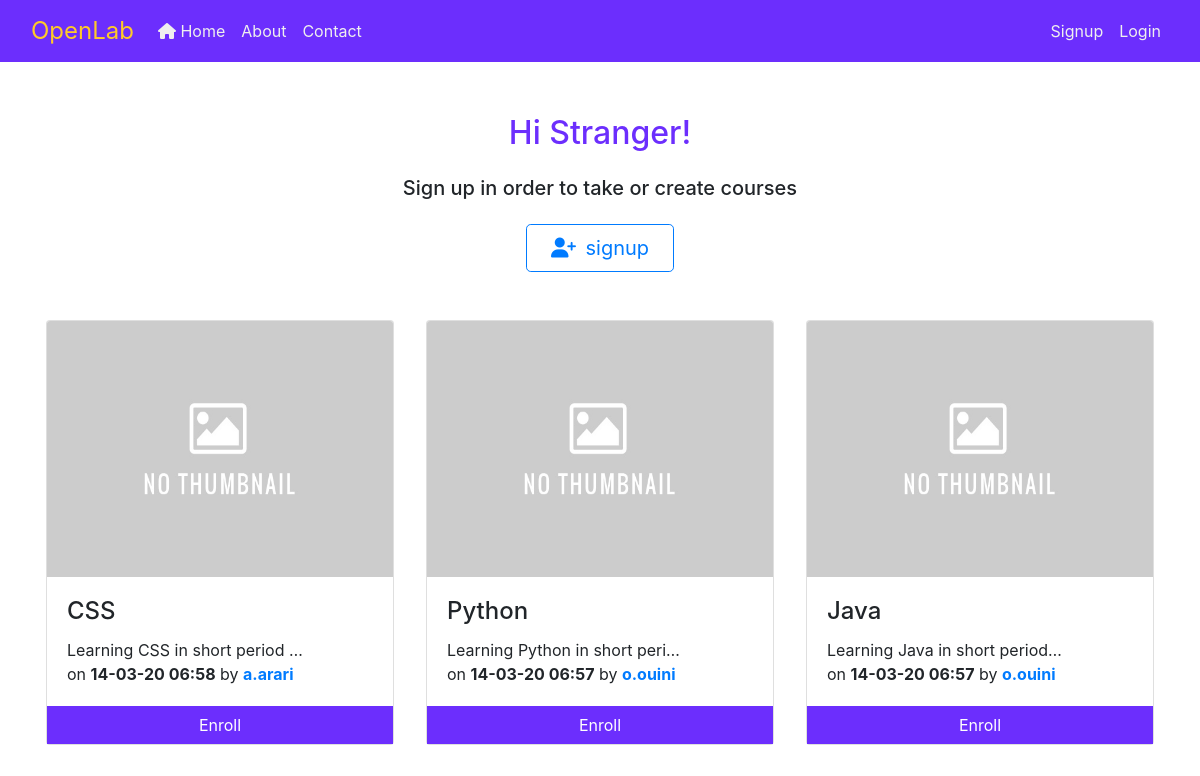
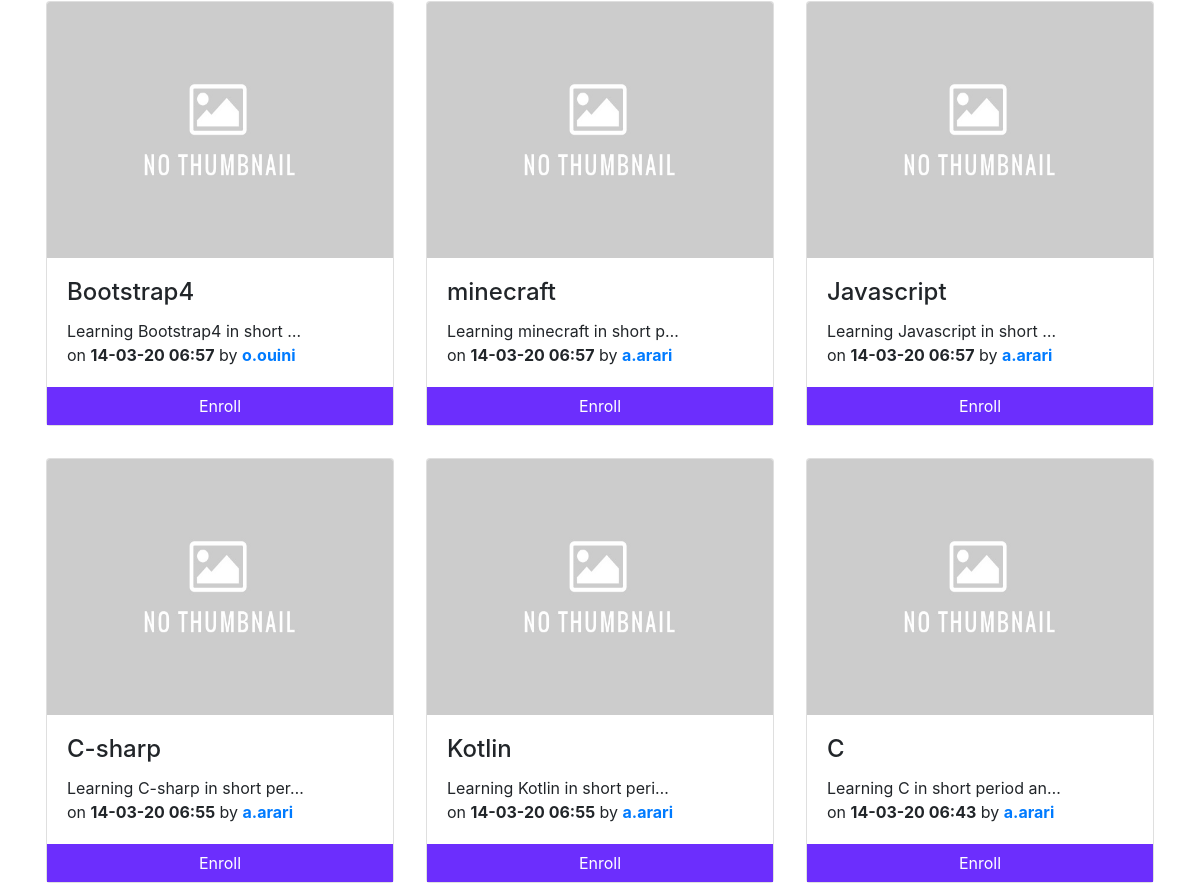
The app's page / (upper part), older data (2 pictures, top to bottom).
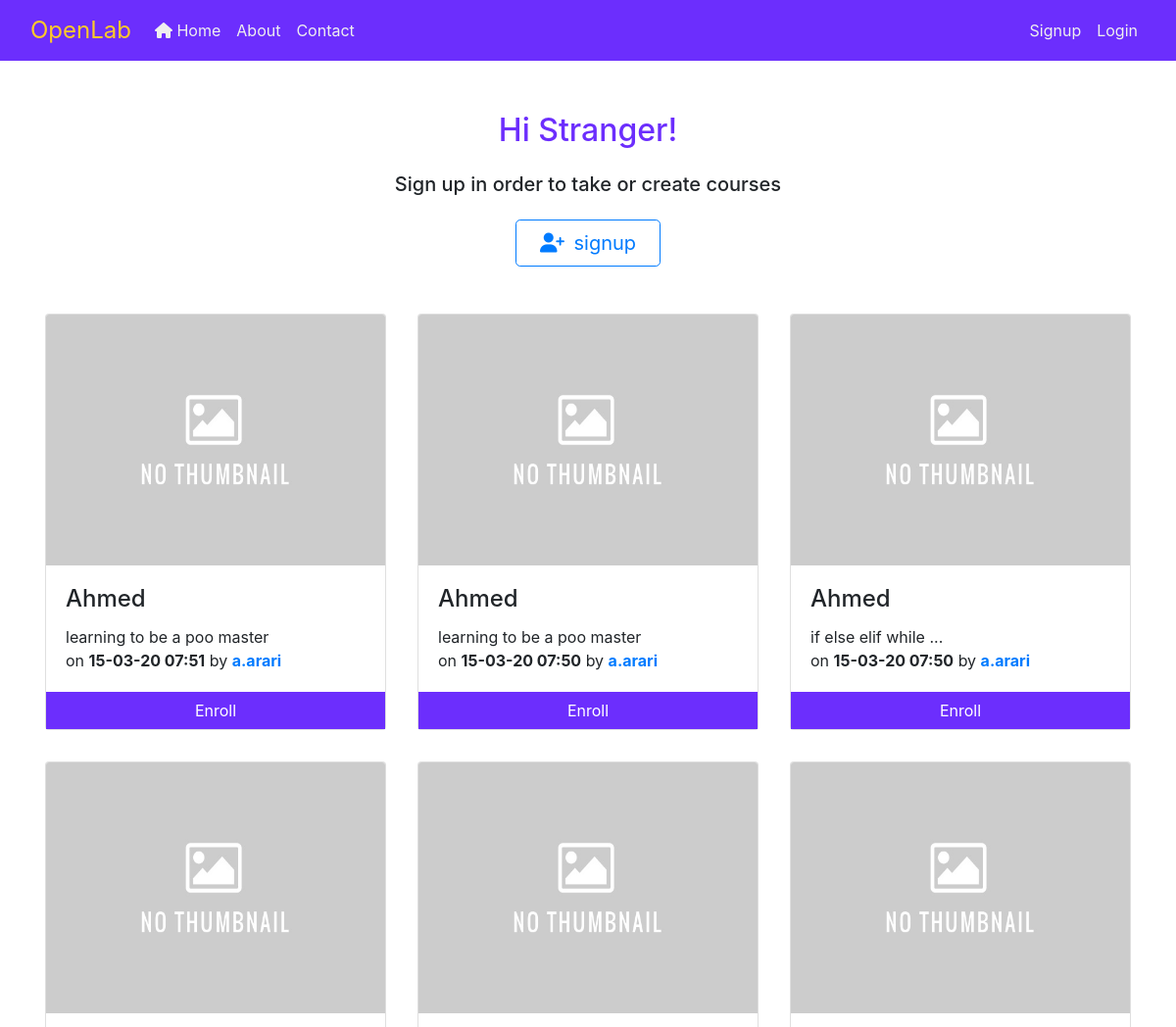
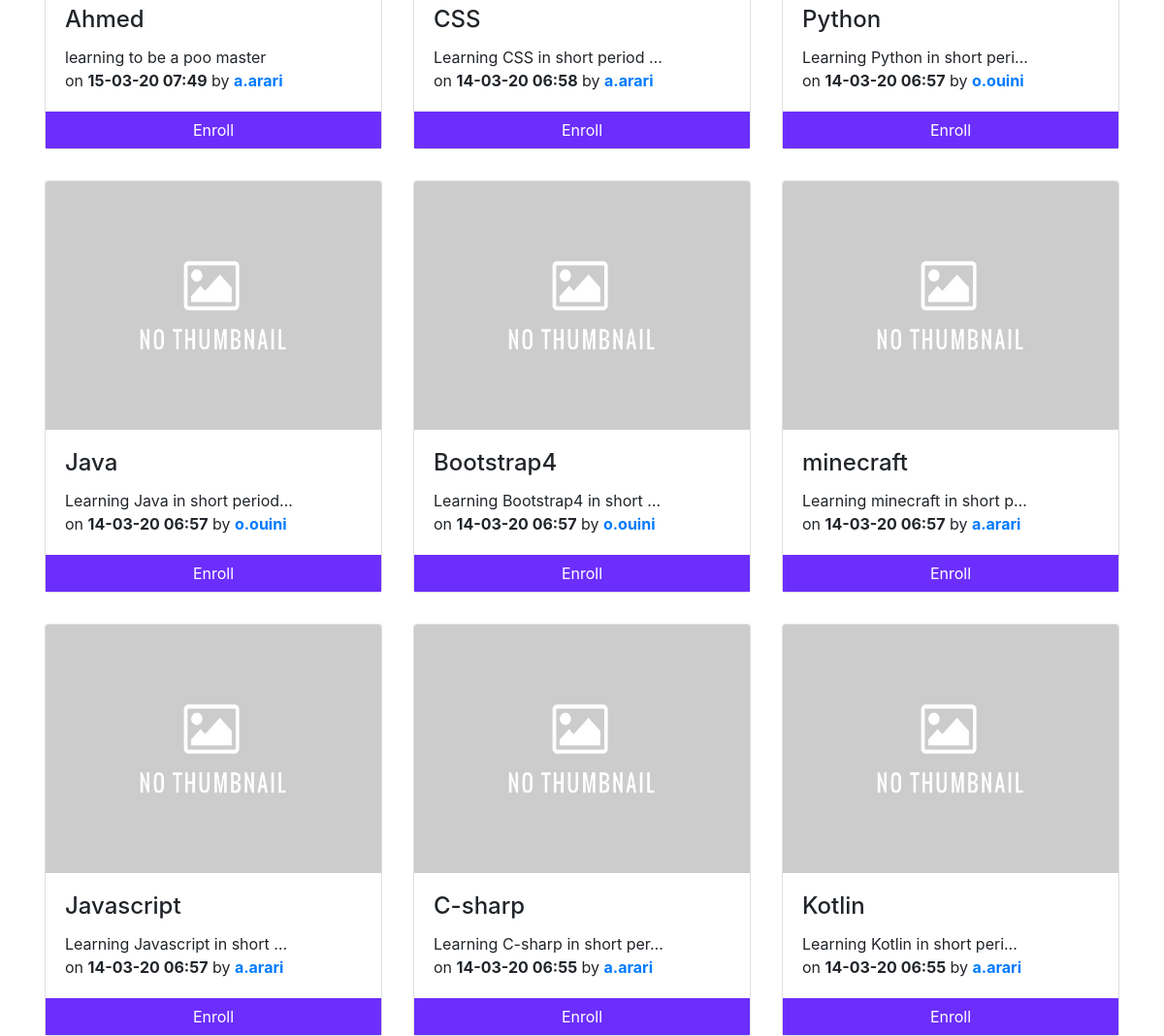
The same page, newer data (2 pictures, top to bottom).
### courses/models.py (models this page shows, shortened)
class Course(models.Model):
	slug 		= models.SlugField(unique=True)
	name 		= models.CharField(max_length=50)
	detail 		= models.CharField(max_length=250, verbose_name='About the course')
	thumbnail 	= models.ImageField(upload_to='courses/thumbnails/', null=True)
	teacher 	= models.ForeignKey(Teacher, on_delete=models.CASCADE)
	students 	= models.ManyToManyField(Student, related_name='students_to_course')
	created_date 		= models.DateTimeField(auto_now_add=True)
	last_update_date 	= models.DateTimeField(auto_now=True)
	def get_thumbnail_url(self):
		if self.thumbnail:
			return self.thumbnail.url
		else:
			return '/media/courses/thumbnails/default.jpg'

### users/models.py (models this page shows, shortened)
class Teacher(models.Model):
	user = models.OneToOneField(User, on_delete=models.CASCADE, primary_key=True, unique=True)

class User(AbstractUser):
	is_student = models.BooleanField(default=False)
	is_teacher = models.BooleanField(default=False)
	email = models.EmailField('email address', unique=True)
	username = models.CharField(max_length=30, unique=False)
	picture = models.ImageField(upload_to='users/pictures/', null=True)
	USERNAME_FIELD = 'email'
	REQUIRED_FIELDS = []
	def get_shortname(self):
		return f'{self.first_name[0:1]}.{self.last_name}'

### courses/views.py (the view)
# urls.py: path('', views.CourseList.as_view(), name='list'),
class CourseList(ListView):
	model = Course
	paginate_by = 20
	def get_queryset(self, *args, **kwargs):
		return Course.objects.all().order_by('-created_date')
	def get_context_data(self, **kwargs):
		context = super().get_context_data(**kwargs)
		context['title'] = 'Courses'
		context['courses_active'] = 'active'
		return context

### courses/templates/courses/course_list.html
{% extends "base.html" %}
{% block content %}
<div class="container text-center p-2">
	{% if not course_list %}
		<h3 class="mb-4 text-primary">
				Sorry, There is no courses, yet.
		</h3>
		{% if user.is_teacher %}
			<h5 class="mb-4">Add a new course by clicking on</h5>
			<a class="btn mb-2 px-4 btn-outline-primary" href="{% url 'courses:create' %}">
				<i class="mr-1 fas fa-plus-square"></i>
				Add
			</a>
		{% endif %}
	{% else %}
		{% if user.is_authenticated %}
			<h2 class="m-4 ol-text-primary">
				Welcome back {{ user.first_name }}!
			</h2>
			{% url 'courses:my_courses' as my_courses_path %}
			{% if user.is_teacher %}
				{% if request.path != my_courses_path %}
					<h5 class="mb-4">See your courses by clicking on</h5>
					<a class="btn mb-2 px-4 btn-outline-primary btn-lg" href="{% url 'courses:my_courses' %}">
						<i class="fas fa-book-open"></i>
						My courses
					</a>
				{% else %}
					<h5 class="mb-4">Add a new course by clicking on</h5>
					<a class="btn mb-2 px-4 btn-outline-primary btn-lg" href="{% url 'courses:create' %}">
						<i class="mr-1 fas fa-plus-square"></i>
						Add
					</a>
				{% endif %}
			{% endif %}
		{% else %}
			<h2 class="m-4 ol-text-primary">Hi Stranger!</h2>
			<h5 class="mb-4">Sign up in order to take or create courses</h5>
			<a class="btn mb-2 px-4 btn-outline-primary btn-lg" href="{% url 'courses:create' %}">
				<i class="mr-1 fas fa-user-plus"></i>
				signup
			</a>
		{% endif %}
	{% endif %}
</div>
{% if course_list %}
	<div class="container mt-3">
		<div class="row">
			{% for course in course_list %}
				{% include "./course_item.html" %}
			{% endfor %}
		</div>
	</div>
{% endif %}
{% endblock content %}

### courses/templates/courses/course_item.html
<div class="p-3 col-12 col-md-6 col-lg-4">
	<div class="card ol-shadow-hover">
		<img class="card-img-top" src="{{ course.get_thumbnail_url }}" alt="" width="256" height="256">
		<div class="card-body">
			<h4 class="card-title">{{ course.name|truncatechars:18 }}</h4>
			<p class="card-text">
				{{ course.detail|truncatechars:30 }}
				<br>
				on <strong>{{ course.created_date|date:'d-m-y h:i' }}</strong>
				by <a href="{% url 'teacher_profile' course.teacher.user.id %}"
						class='{% if user.is_teacher and course.teacher.user == user %}text-danger{% endif %}'>
						<strong>
							{{ course.teacher.user.get_shortname }}
						</strong>
					</a>
				<br>
			</p>
		</div>
		<div class="text-center">
			{% if user.is_student or not user.is_authenticated %}
				{% if user.get_profile in course.students.all %}
					<span class="ol-text-primary font-weight-bold">
						25%
						<a class="ol-text-primary" href="{% url 'courses:detail' course.slug %}">Continue</a>
					</span>
					<div class="progress rounded-0" style="height:10px;">
						<div class="progress-bar rounded-0 ol-btn-bg-primary" style="width: 25%"></div>
					</div>
				{% else %}
					<a href="{% url 'courses:detail' course.slug %}" class="btn btn-block btn-primary ol-btn-bg-primary rounded-0">Enroll</a>
				{% endif %}
			{% else %}
					<a href="{% url 'courses:detail' course.slug %}" class="btn btn-block btn-secondary rounded-0">View</a>
			{% endif %}
		</div>
	</div>
</div>

Row changes from the older to the newer data that the page shows:
no longer on this page (row unchanged): Course: name "C", detail "Learning C in short period an…", created_date "14-03-20 06:43", teacher.user.get_shortname "a.arari", shows "Enroll"
added Course: name "Ahmed", detail "learning to be a poo master", created_date "15-03-20 07:51", teacher.user.get_shortname "a.arari", shows "Enroll"
added Course: name "Ahmed", detail "learning to be a poo master", created_date "15-03-20 07:50", teacher.user.get_shortname "a.arari", shows "Enroll"
added Course: name "Ahmed", detail "if else elif while ...", created_date "15-03-20 07:50", teacher.user.get_shortname "a.arari", shows "Enroll"
added Course: name "Ahmed", detail "learning to be a poo master", created_date "15-03-20 07:49", teacher.user.get_shortname "a.arari", shows "Enroll"
